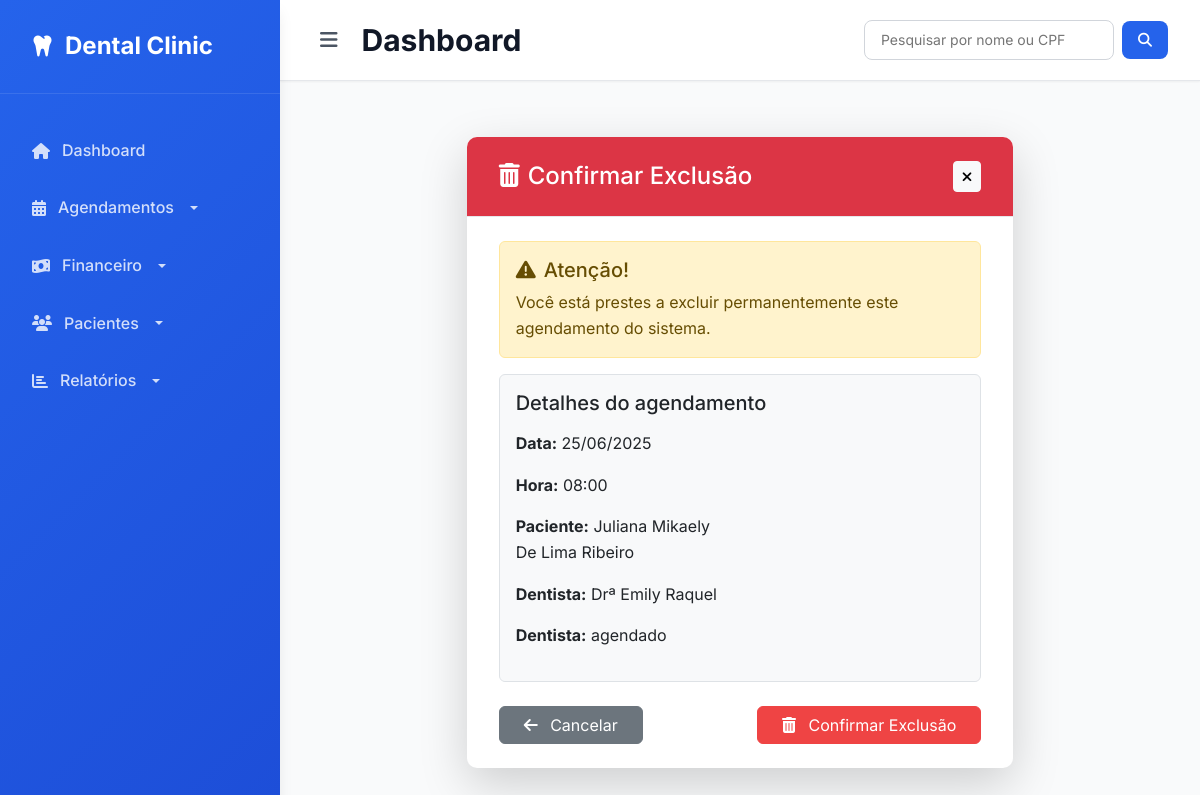
Before: /agendamento/excluir/4/ with the older database file.
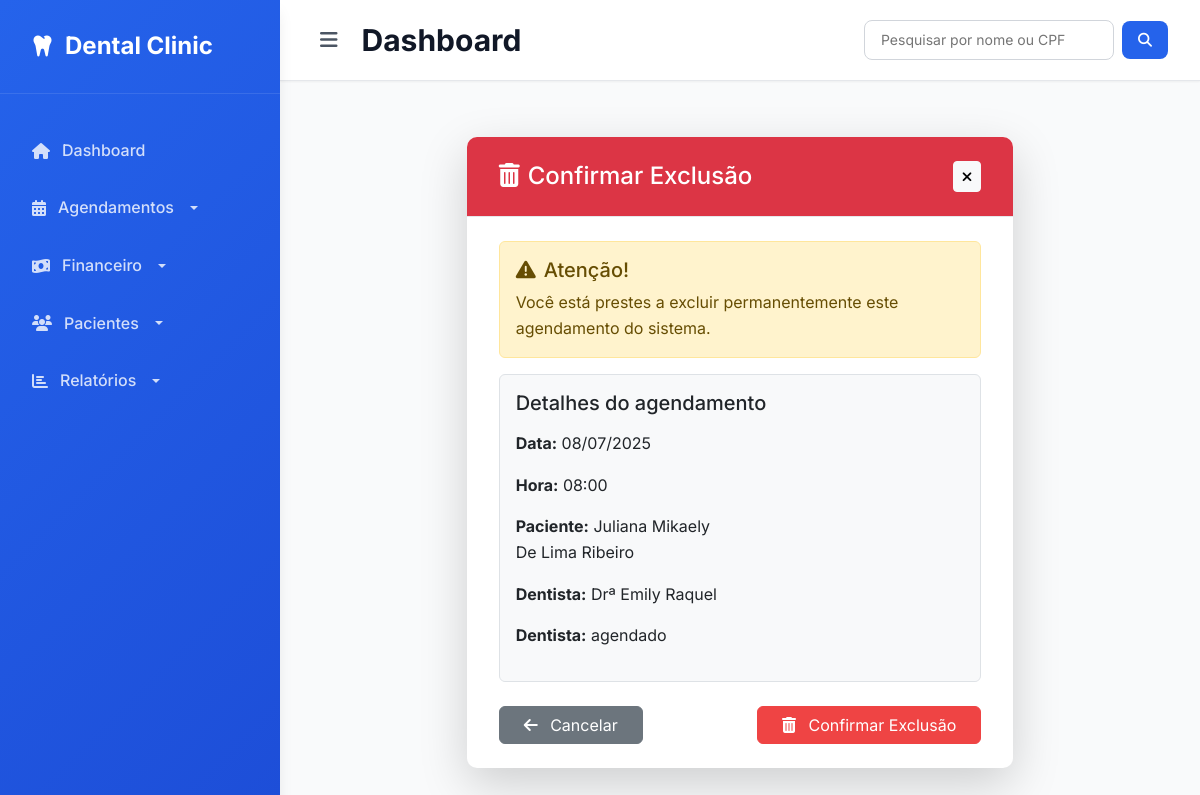
After: the same page with the newer database file.
### agendamento/models.py (models this page shows, shortened)
class Agendamento(models.Model):
    paciente = models.ForeignKey(Paciente, on_delete=models.CASCADE)
    dentista = models.ForeignKey(Dentista, on_delete=models.SET_NULL, null=True, blank=True)
    data = models.DateField()
    hora = models.TimeField()
    status = models.CharField(max_length=20, choices=STATUS, default='agendado')
    confirmacao = models.CharField(
        max_length=10,
        choices=CONFIRMACAO_CHOICES,
        default='nao'
    )
    observacoes = models.TextField(blank=True, null=True)
    data_criacao = models.DateTimeField(auto_now_add=True)

class Dentista(models.Model):
    nome = models.CharField(max_length=150)
    especialidade = models.CharField(max_length=100, blank=True, null=True)

### paciente/models.py (models this page shows, shortened)
class Paciente(models.Model):
    nome = models.CharField(max_length=100)
    cpf = models.CharField(max_length=14, unique=True)
    data_nascimento = models.DateField()
    nome_pai = models.CharField(max_length=150, blank=True, null=True)
    nome_mae = models.CharField(max_length=150, blank=True, null=True)
    nacionalidade = models.CharField(max_length=100, blank=True, null=True)
    naturalidade = models.CharField(max_length=100, blank=True, null=True)
    estado_civil = models.CharField(
        max_length=20,
        choices=[
            ('solteiro', 'Solteiro(a)'),
            ('casado', 'Casado(a)'),
            ('divorciado', 'Divorciado(a)'),
            ('viuvo', 'Viúvo(a)'),
            ('outro', 'Outro'),
        ],
        blank=True,
        null=True
    )
    sexo = models.CharField(
        max_length=10,
        choices=[
            ('masculino', 'Masculino'),
            ('feminino', 'Feminino'),
            ('outro', 'Outro'),
        ],
        blank=True,
        null=True
    )
    profissao = models.CharField(max_length=100, blank=True, null=True)
    telefone = models.CharField(max_length=20, blank=True, null=True)
    observacao_contato = models.TextField(blank=True, null=True)
    cep = models.CharField(max_length=9, blank=True, null=True)
    endereco = models.CharField(max_length=150, blank=True, null=True)
    numero = models.CharField(max_length=10, blank=True, null=True)
    bairro = models.CharField(max_length=100, blank=True, null=True)
    cidade = models.CharField(max_length=100, blank=True, null=True)
    uf = models.CharField(max_length=2, blank=True, null=True)
    complemento = models.CharField(max_length=100, blank=True, null=True)
    ponto_referencia = models.CharField(max_length=150, blank=True, null=True)
    outras_observacoes = models.TextField(blank=True, null=True)
    data_cadastro = models.DateTimeField(auto_now_add=True)

### agendamento/views.py (the view)
# urls.py: path('excluir/<int:pk>/', views.excluir_agenda, name='excluir_agenda'),
def excluir_agenda(request, pk):
    agendamento = get_object_or_404(Agendamento, pk=pk)
    if request.method == 'POST':
        agendamento.delete()
        return redirect('agendamento:lista_agendamentos')
    return render(request, 'agendamento/confirmar_excluir.html', {'agendamento': agendamento})

### agendamento/templates/agendamento/confirmar_excluir.html (shortened to what this page needs)
{% extends 'core/base.html' %}
{% load static %}
{% block content %}
<div class="container mt-4">
    <div class="row justify-content-center">
        <div class="col-md-8">
            <div class="card shadow-lg border-0">
                <div class="card-header bg-danger text-white">
                    <div class="d-flex justify-content-between align-items-center">
                        <h4 class="mb-0">
                            <i class="fas fa-trash-alt me-2"></i>Confirmar Exclusão
                        </h4>
                        <a href="{% url 'financeiro:lista_caixa' %}" class="btn btn-light btn-sm">
                            <i class="fas fa-times"></i>
                        </a>
                    </div>
                </div>
                <div class="card-body">
                    <div class="alert alert-warning" role="alert">
                        <h5 class="alert-heading">
                            <i class="fas fa-exclamation-triangle me-2"></i>Atenção!
                        </h5>
                        <p class="mb-0">Você está prestes a excluir permanentemente este agendamento do sistema.</p>
                    </div>
                    <div class="border p-3 mb-4 rounded bg-light">
                        <h5 class="mb-3">Detalhes do agendamento</h5>
                        <div class="row">
                            <div class="col-md-6">
                                <p><strong>Data:</strong> {{ agendamento.data|date:"d/m/Y" }}</p>
                                <p><strong>Hora:</strong> {{ agendamento.hora|time:"H:i" }}</p>
                                <p><strong>Paciente:</strong> {{ agendamento.paciente.nome }}</p>
                                <p><strong>Dentista:</strong> {{ agendamento.dentista.nome }}</p>
                                <p><strong>Dentista:</strong> {{ agendamento.status }}</p>
                            </div>
                        </div>
                    </div>
                    <form method="post" class="mt-4">
                        <div class="d-flex justify-content-between">
                            <a href="{% url 'agendamento:lista_agendamentos' %}" class="btn btn-secondary px-4">
                                <i class="fas fa-arrow-left me-2"></i> Cancelar
                            </a>
                            <button type="submit" class="btn btn-danger px-4">
                                <i class="fas fa-trash-alt me-2"></i> Confirmar Exclusão
                            </button>
                        </div>
                    </form>
                </div>
            </div>
        </div>
    </div>
</div>
{% endblock %}

Changed rows visible on the page:
changed Agendamento "agendado": data "25/06/2025" → "08/07/2025"
